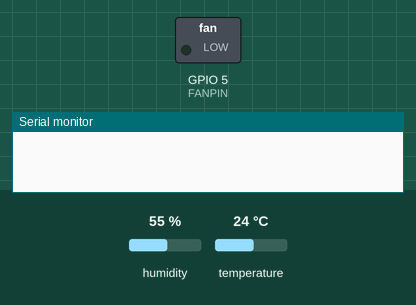
Simulated run of this sketch. Board: ESP32. Shown: switched loads named in the sketch (green lamp = pin HIGH), the last lines printed to the serial monitor. The test bench sets the inputs (shaded band); at power-on: humidity 55 %, temperature 24 °C. WiFi joins after 1.5 s; servers stay silent unless stated; uploads are accepted with an empty reply.

Above: at 0.1 s.
At 2.1 s:
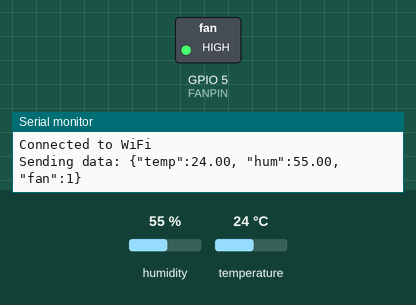
Timing chart, 0 to 3.6 s (numbered marks = the images above):
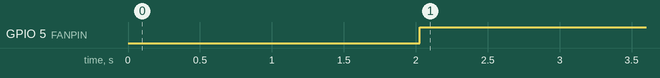

Measured:
- by itself, GPIO 5 (FANPIN): LOW → HIGH at 2.0 s

The sketch:

file_ino.ino
```cpp
#include <WiFi.h>
#include <HTTPClient.h>
#include <DHT.h>

const char* ssid = "jsja";
const char* password = "uhushauhsuah";

const char* serverAddress = "http://192.168.1.181:5000/submit"; // Ganti dengan IP server yang benar

#define DHTPIN 4
#define DHTTYPE DHT11
#define FANPIN 5 // Pin untuk mengontrol kipas, ganti dengan pin yang sesuai

DHT dht(DHTPIN, DHTTYPE);

void setup() {
  Serial.begin(115200);
  dht.begin();

  pinMode(FANPIN, OUTPUT); // Set pin kipas sebagai output
  digitalWrite(FANPIN, LOW); // Memastikan kipas mati saat mulai

  WiFi.begin(ssid, password);
  while (WiFi.status() != WL_CONNECTED) {
    delay(1000);
    Serial.println("Connecting to WiFi...");
  }
  Serial.println("Connected to WiFi");
}

void loop() {
  float temperature = dht.readTemperature();
  float humidity = dht.readHumidity(); // Baca kelembaban
  int fan = 1;

  if (isnan(temperature) || isnan(humidity)) {
    Serial.println("Failed to read from DHT sensor!");
    delay(2000);
    return;
  }

  // Logika kontrol kipas
  //if (temperature > 20.0) {
    digitalWrite(FANPIN, HIGH); // Menyalakan kipas
    fan = 1;
  //} else {
    //digitalWrite(FANPIN, LOW); // Mematikan kipas
    //fan = 0;
  //}

  HTTPClient http;
  http.begin(serverAddress);
  http.addHeader("Content-Type", "application/json");

  String jsonData = "{\"temp\":" + String(temperature) + ", \"hum\":" + String(humidity) + ", \"fan\":" + String(fan) + "}";
  Serial.println("Sending data: " + jsonData);

  int httpResponseCode = http.POST(jsonData);

  if (httpResponseCode > 0) {
    Serial.print("HTTP Response code: ");
    Serial.println(httpResponseCode);

    String response = http.getString();
    Serial.println(response);
  } else {
    Serial.print("Error code: ");
    Serial.println(httpResponseCode);
    String response = http.getString();
    Serial.println(response);

    // Kalau error code 405 (Method Not Allowed), tampilkan metode yang diizinkan
    if (httpResponseCode == 405) {
      String allowedMethods = http.header("Allow");
      Serial.print("Allowed methods: ");
      Serial.println(allowedMethods);
    }
  }

  http.end();

  //delay(10000); // Tunggu 10 detik sebelum membaca lagi
  delay(300000); // 5 menit
}
```
